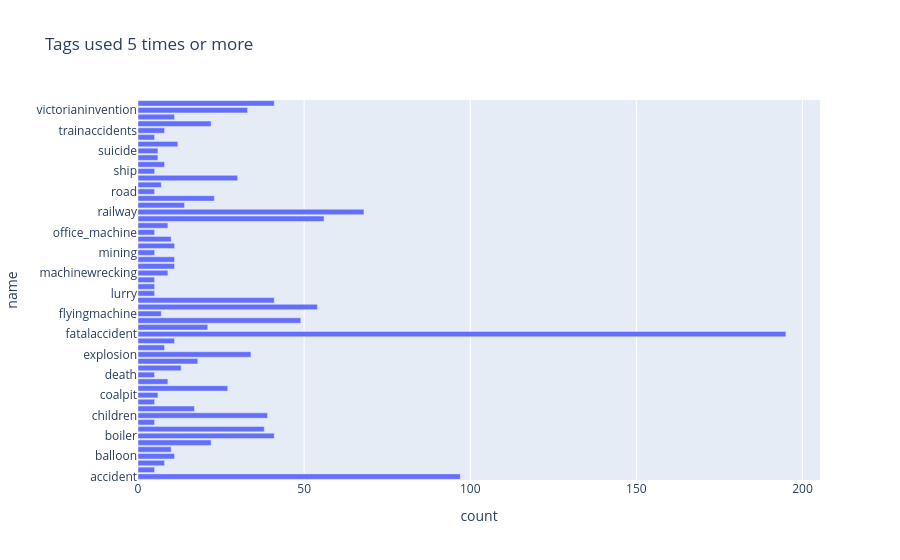

Notebook cell for this chart:
### Markdown cell above
## Tags

### Code cell
tags = project.tags.value_counts("name").reset_index(name="count")

fig = px.bar(
    tags[tags["count"] > 4],
    x="count",
    y="name",
    title="Tags used 5 times or more",
    height=500,
)
fig.update_layout(yaxis=dict(categoryorder="category ascending"))
fig.show()

### Figure 1 — Plotly figure (JSON) as saved in the notebook; plotly's stock layout.template omitted (floating-point values rounded to 4 significant figures)
{"data": [{"alignmentgroup": "True", "hovertemplate": "count=%{x}<br>name=%{y}<extra></extra>", "legendgroup": "", "marker": {"color": "#636efa", "pattern": {"shape": ""}}, "name": "", "offsetgroup": "", "orientation": "h", "showlegend": false, "textposition": "auto", "type": "bar", "x": [195, 97, 68, 56, 54, 49, 41, 41, 41, 39, 38, 34, 33, 30, 27, 23, 22, 22, 21, 18, 17, 14, 13, 12, 11, 11, 11, 11, 11, 11, 10, 10, 9, 9, 9, 8, 8, 8, 8, 7, 7, 6, 6, 6, 5, 5, 5, 5, 5, 5, 5, 5, 5, 5, 5, 5], "xaxis": "x", "y": ["fatalaccident", "accident", "railway", "rail", "grisly", "fire", "boiler", "illustration", "victorianinventions", "children", "boilerexplosion", "explosion", "victorianinvention", "sewingmachine", "collision", "review", "blame", "traincollision", "fatality", "exhibition", "cleaning", "railwaycrossing", "derailment", "textiles", "mourningcoach", "vandalism", "farming", "balloon", "mill", "medical", "no_accident", "bicycle", "machinewrecking", "cottonmill", "printing", "agricultural_machine", "trainaccidents", "statistical-summary", "factory", "road_accident", "flyingmachine", "steamer", "suicide", "coalpit", "childlabour", "road", "mining", "trade_unions", "machinetool", "office_machine", "machinemakers", "ship", "coalmine", "lurry", "advt", "death"], "yaxis": "y"}], "layout": {"autosize": true, "barmode": "relative", "legend": {"tracegroupgap": 0}, "title": {"text": "Tags used 5 times or more"}, "xaxis": {"anchor": "y", "autorange": true, "domain": [0, 1], "range": [0, 205.3], "title": {"text": "count"}, "type": "linear"}, "yaxis": {"anchor": "x", "autorange": true, "categoryorder": "category ascending", "domain": [0, 1], "range": [-0.5, 55.5], "title": {"text": "name"}, "type": "category"}}}
